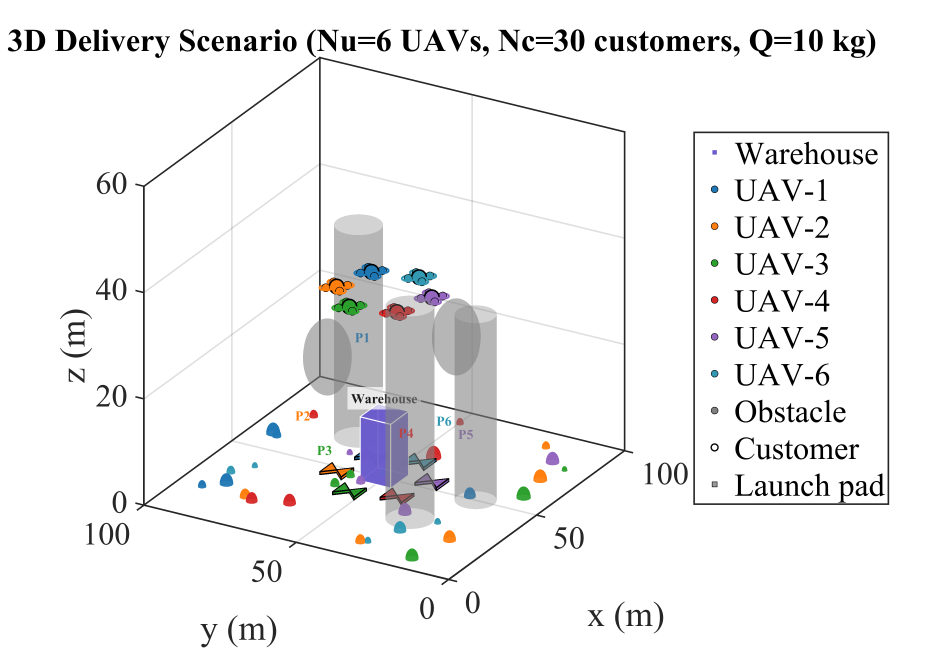
#> input picture uav_delivery_TIFF_MATLAB/figs/fig1_scene.tif, 3795 x 2640 px, found by its file name (shown at 1/4 size)
$ python final_check.py
#> lines starting #> are read from the running program, lines starting #| are printed output that depends on the picture
import os, hashlib
from docx import Document
from PIL import Image

DOCX = r"C:/Users/JiangWen/Desktop/cn-20260826-review.docx"
PKG  = r"D:/File/GPTTest/uav_delivery/uav_delivery_TIFF_MATLAB"
FIGS = os.path.join(PKG, "figs")

def tif_to_png(tif_path, max_w=1800):
#> called with max_w = 1800
    im = Image.open(tif_path)
#> im is the input picture: PIL image 3795x2640 RGB; mean R, G, B 241.2, 241.1, 241.4
    if im.mode != "RGB": im = im.convert("RGB")
    if im.width > max_w:
        h = int(im.height * max_w / im.width); im = im.resize((max_w, h), Image.LANCZOS)
#> after `h = int(im.height * max_w / im.width)`: h = 1252
#> after `im = im.resize((max_w, h), Image.LANCZOS)`:
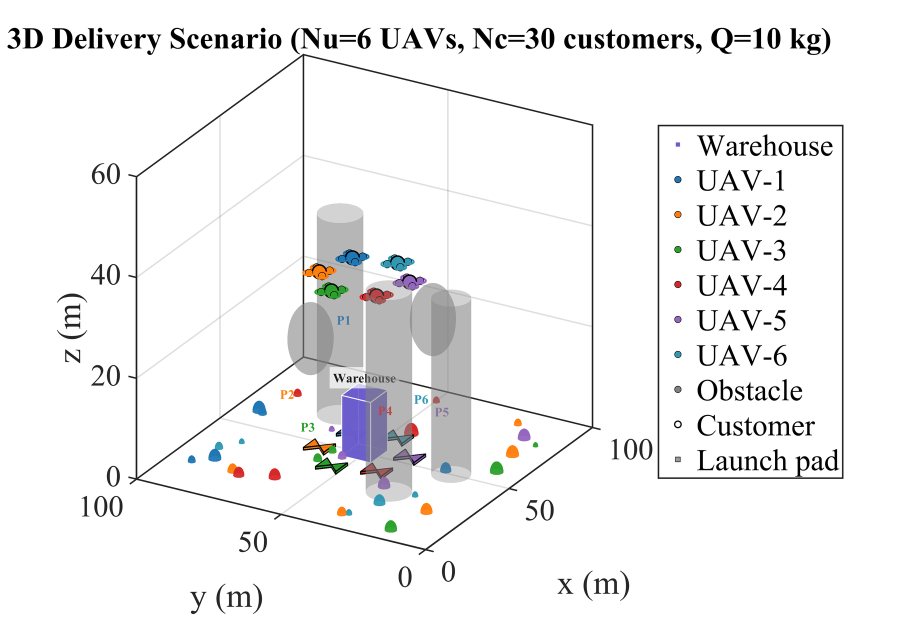
#> im: PIL image 1800x1252 RGB (shown at 1/2 size); mean R, G, B 241.1, 241, 241.3
    out = tif_path + ".embed.png"; im.save(out, "PNG", optimize=True); return out

def sha(b): return hashlib.sha256(b).hexdigest()[:12]

tif_sha = {}
for name in ["fig1_scene","fig4_convergence","fig5_boxplot","fig6_conflict","fig9_gantt"]:
    png = tif_to_png(os.path.join(FIGS, name + ".tif"))
    tif_sha[name] = sha(open(png,"rb").read())
#> pass 2 of the loop `for name in ["fig1_scene","fig4_convergence","fig5_boxplot","fig6_conf..`:
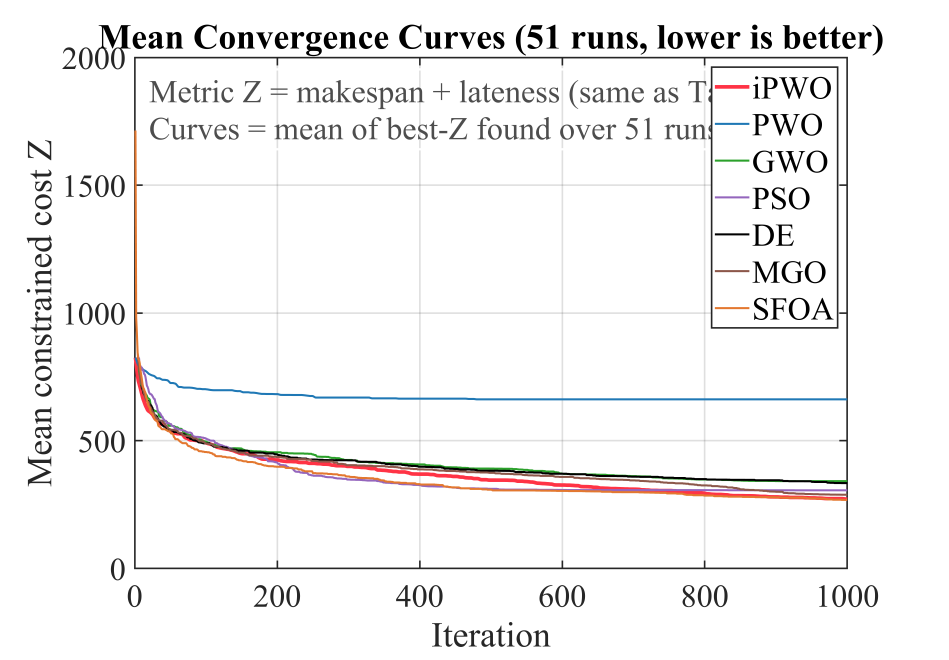
#> input picture uav_delivery_TIFF_MATLAB/figs/fig4_convergence.tif, 3795 x 2640 px, found by its file name (shown at 1/4 size)
#> in tif_to_png, im is the input picture: PIL image 3795x2640 RGB; mean R, G, B 243.6, 242.8, 242.7
#> in tif_to_png (call 2), `im = im.resize((max_w, h), Image.LANCZOS)`:
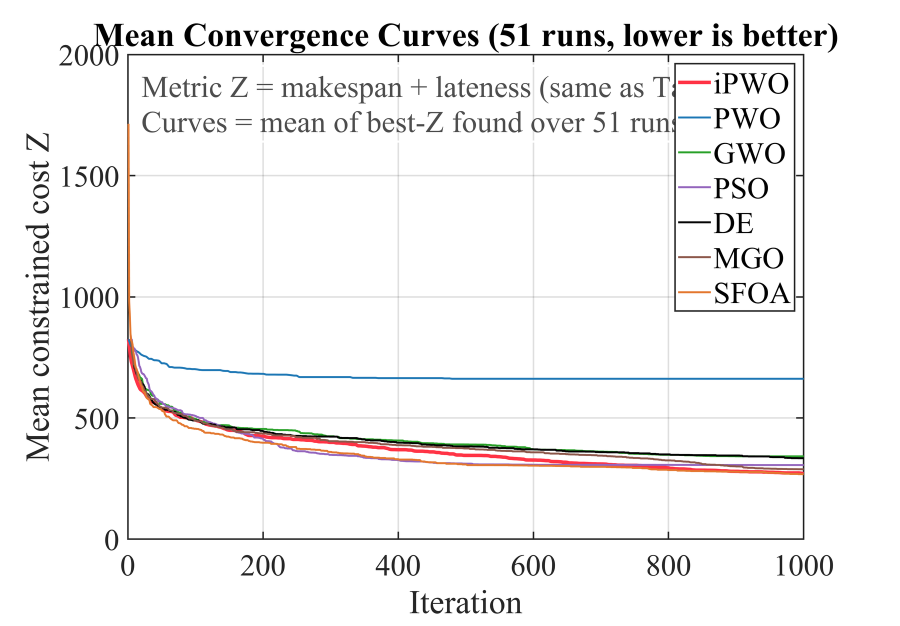
#> im: PIL image 1800x1252 RGB (shown at 1/2 size); mean R, G, B 243.5, 242.6, 242.5
#> pass 3 of the loop `for name in ["fig1_scene","fig4_convergence","fig5_boxplot","fig6_conf..`:
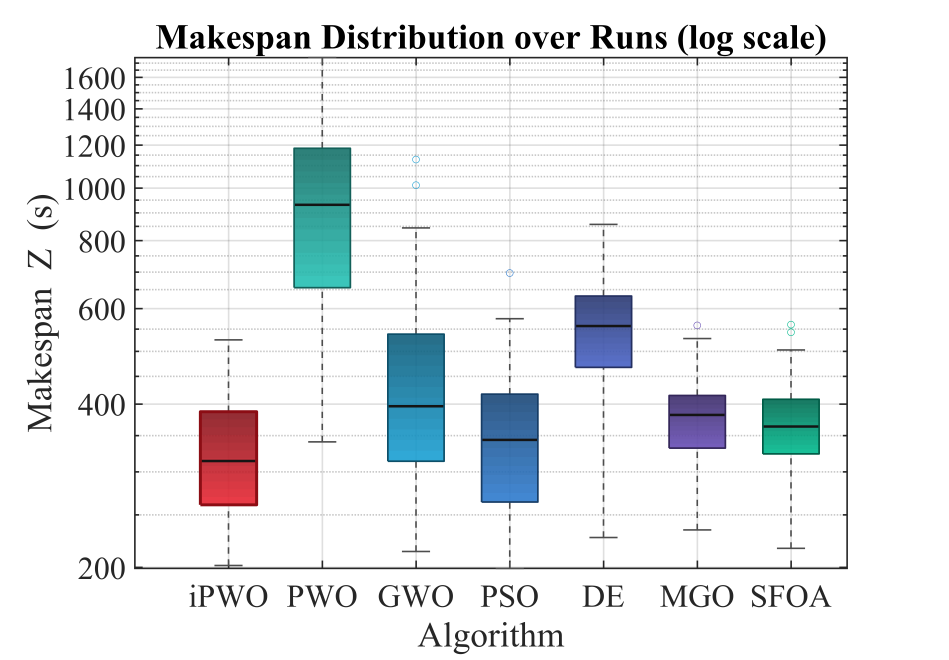
#> input picture uav_delivery_TIFF_MATLAB/figs/fig5_boxplot.tif, 3795 x 2640 px, found by its file name (shown at 1/4 size)
#> in tif_to_png, im is the input picture: PIL image 3795x2640 RGB; mean R, G, B 234.9, 237.3, 238.9
#> in tif_to_png (call 3), `im = im.resize((max_w, h), Image.LANCZOS)`:
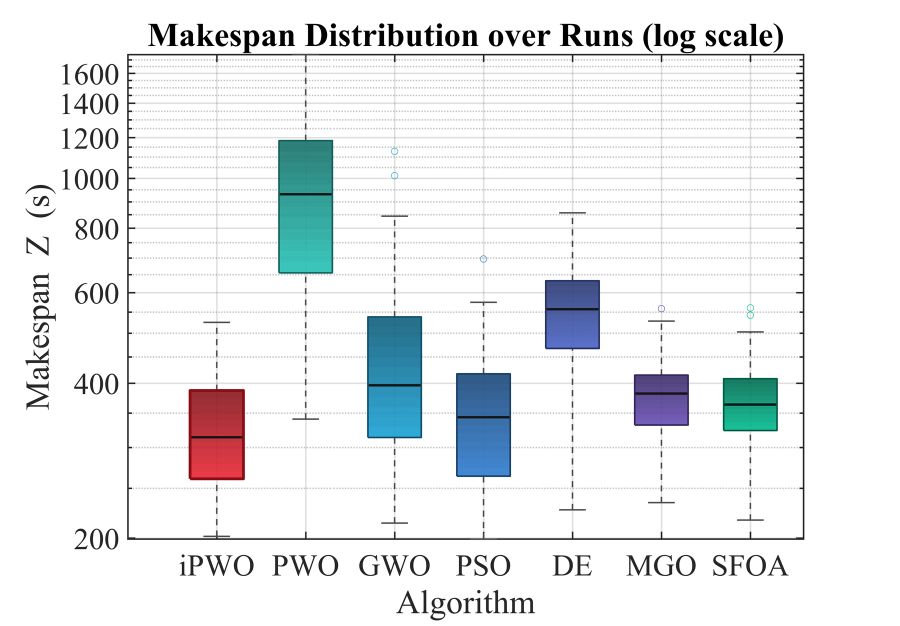
#> im: PIL image 1800x1252 RGB (shown at 1/2 size); mean R, G, B 234.7, 237.2, 238.7
#> (the run stopped early here; a loop or call above may not have finished)
